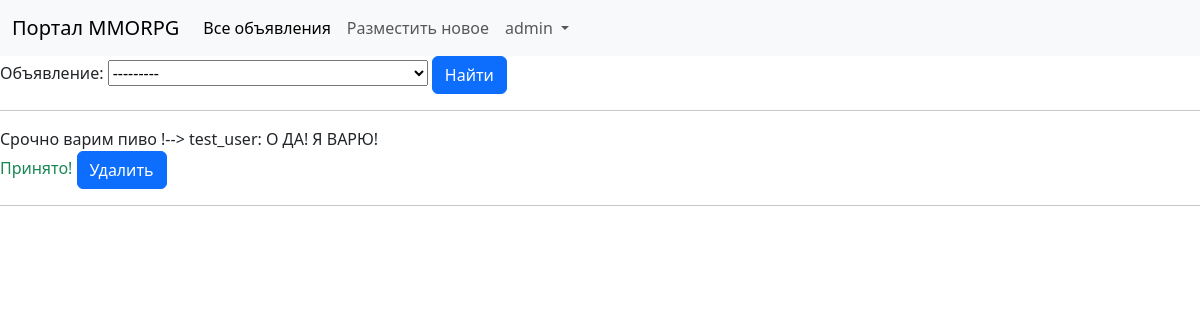
The page /checkresps (signed in) on the database its author committed.
### infoboard/models.py (models this page shows, shortened)
class Response(models.Model):
    text = models.TextField(verbose_name='Отклик')
    author = models.ForeignKey(User, on_delete=models.CASCADE)
    post = models.ForeignKey(Post, on_delete=models.CASCADE, verbose_name='Объявление')
    date_c = models.DateTimeField(auto_now_add=True)
    approved = models.BooleanField(default=False)
    def __str__(self):
        return f'{self.post} !--> {self.author}: {self.text}'

class Post(models.Model):
    TANK = 'TK'
    HEALER = 'HL'
    DAMAGE_DEALER = 'DD'
    TRADER = 'TD'
    GUILD_MASTER = 'GM'
    QUEST_GIVER = 'QG'
    BLACKSMITH = 'BS'
    TANNER = 'TN'
    POTIONS_MASTER = 'PM'
    SPELL_MASTER = 'SM'
    CATEGORIES = [
        (TANK, 'Танки'),
        (HEALER, 'Хилы'),
        (DAMAGE_DEALER, 'ДД'),
        (TRADER, 'Торговцы'),
        (GUILD_MASTER, 'Гилдмастеры'),
        (QUEST_GIVER, 'Квестгиверы'),
        (BLACKSMITH, 'Кузнецы'),
        (TANNER, 'Кожевники'),
        (POTIONS_MASTER, 'Зельевары'),
        (SPELL_MASTER, 'Мастера заклинаний'),
    ]
    title = models.CharField(max_length=128, verbose_name='Заголовок')
    content = RichTextField(verbose_name='Содержание')
    category = models.CharField(max_length=2, choices=CATEGORIES, default=TANK, verbose_name='Категория')
    author = models.ForeignKey(User, on_delete=models.CASCADE)
    date_c = models.DateTimeField(auto_now_add=True)
    date_u = models.DateTimeField(auto_now=True)
    def __str__(self):
        return self.title

### infoboard/views.py (the view)
# urls.py: path('checkresps', ResponseListView.as_view(), name='checkresps'),
class ResponseListView(ListView):
    model = Response
    template_name = 'infoboard/checkresps.html'
    context_object_name = 'responses'
    def get_queryset(self):
        return super().get_queryset().filter(post_id__author_id=self.request.user)
    def get_context_data(self, **kwargs):
        context = super().get_context_data(**kwargs)
        context['filter'] = ResponseFilter(self.request.GET, queryset=self.get_queryset())
        return context

### templates/infoboard/checkresps.html (shortened to what this page needs)
{% extends 'base.html' %}
{% block content %}
<form method="GET">
    {{ filter.form }}
    <input class="btn btn-primary" type="submit" value="Найти">
</form>
{% for r in filter.qs %}
{% if r.post.author == user %}
<div>
    <hr>
    {{ r }}
    <br>
    {% if not r.approved %}
    <span class="text-danger">Отклик не обработан!</span>
    <a href="{% url 'approveresp' r.id %}" class="btn btn-primary">
        Принять
    </a>
    {% else %}
    <span class="text-success">Принято!</span>
    {% endif %}
    <a href="{% url 'deleteresp' r.id %}" class="btn btn-primary">
        Удалить
    </a>
    <hr>
</div>
{% endif %}
{% endfor %}
{% endblock content %}

### templates/base.html (shortened to what this page needs)
<!DOCTYPE html>
<html lang="ru">
<head>
    <link href="https://cdn.jsdelivr.net/npm/bootstrap@5.3.0/dist/css/bootstrap.min.css" rel="stylesheet"
>
</head>
<body>
<nav class="navbar navbar-expand-lg bg-body-tertiary">
    <div class="container-fluid">
        <a class="navbar-brand" href="{% url 'home' %}">Портал MMORPG</a>
        <div class="collapse navbar-collapse" id="navbarSupportedContent">
            <ul class="navbar-nav me-auto mb-2 mb-lg-0">
                <li class="nav-item">
                    <a class="nav-link active" aria-current="page" href="{% url 'home' %}">Все объявления</a>
                </li>
                {% if user.is_authenticated %}
                <li class="nav-item">
                    <a class="nav-link" href="{% url 'addpost' %}">Разместить новое</a>
                </li>
                <li class="nav-item dropdown">
                    <a class="nav-link dropdown-toggle" href="#" role="button" data-bs-toggle="dropdown"
                       aria-expanded="false">
                        {{ user.username }}
                    </a>
                </li>
                {% endif %}
            </ul>
        </div>
    </div>
</nav>
{% block content %}{% endblock content %}
</body>
</html>

### rows shown on the page
Response: post+author+text "Срочно варим пиво !--> test_user: О ДА! Я ВАРЮ!", approved "Принято!"

### other values the page prints
{{ user.username }} "admin"
